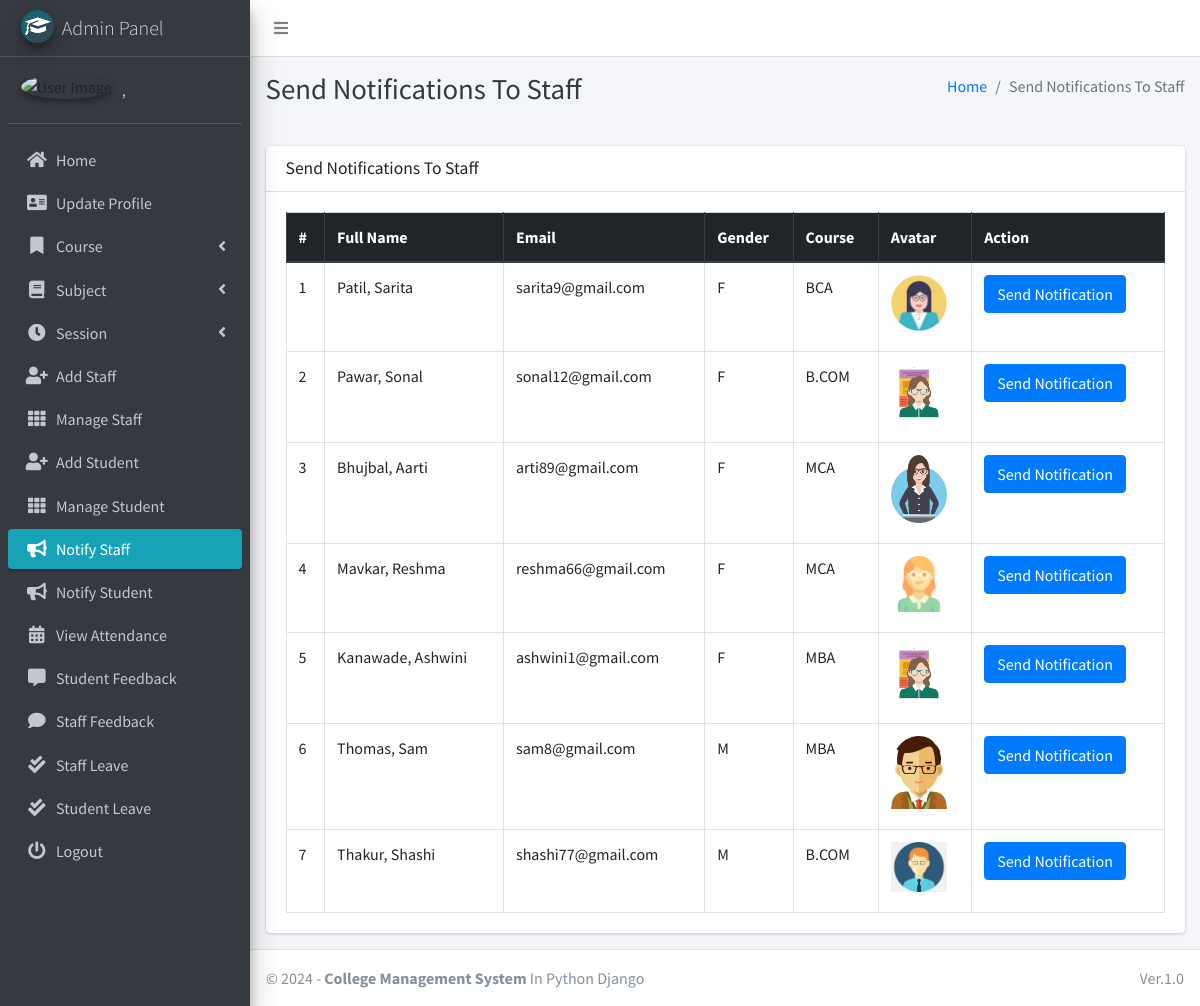
The page /admin_notify_staff (signed in) on the database its author committed.
### main_app/models.py (models this page shows, shortened)
class CustomUser(AbstractUser):
    USER_TYPE = ((1, "HOD"), (2, "Staff"), (3, "Student"))
    GENDER = [("M", "Male"), ("F", "Female")]
    username = None  # Removed username, using email instead
    email = models.EmailField(unique=True)
    user_type = models.CharField(default=1, choices=USER_TYPE, max_length=1)
    gender = models.CharField(max_length=1, choices=GENDER)
    profile_pic = models.ImageField()
    address = models.TextField()
    fcm_token = models.TextField(default="")  # For firebase notifications
    created_at = models.DateTimeField(auto_now_add=True)
    updated_at = models.DateTimeField(auto_now=True)
    USERNAME_FIELD = "email"
    REQUIRED_FIELDS = []
    objects = CustomUserManager()
    def __str__(self):
        return self.last_name + ", " + self.first_name

class Staff(models.Model):
    course = models.ForeignKey(Course, on_delete=models.DO_NOTHING, null=True, blank=False)
    admin = models.OneToOneField(CustomUser, on_delete=models.CASCADE)

class Course(models.Model):
    name = models.CharField(max_length=120)
    created_at = models.DateTimeField(auto_now_add=True)
    updated_at = models.DateTimeField(auto_now=True)

### main_app/hod_views.py (the view)
# urls.py: path("admin_notify_staff", hod_views.admin_notify_staff,
def admin_notify_staff(request):
    staff = CustomUser.objects.filter(user_type=2)
    context = {
        'page_title': "Send Notifications To Staff",
        'allStaff': staff
    }
    return render(request, "hod_template/staff_notification.html", context)

### main_app/templates/hod_template/staff_notification.html (shortened to what this page needs)
{% extends 'main_app/base.html' %}
{% load static %}
{% block page_title %}{{page_title}}{% endblock page_title %}
{% block content %}
<section class="content">
    <div class="container-fluid">
        <div class="row">
            <div class="col-md-12">
                <div class="card">
                    <div class="card-header">
                        <h3 class="card-title">{{page_title}}</h3>
                    </div>
                    <div class="card-body">
                        <table id="example2" class="table table-bordered table-hover">
                            <thead class="thead-dark">
                                <tr>
                                    <th>#</th>
                                    <th>Full Name</th>
                                    <th>Email</th>
                                    <th>Gender</th>
                                    <th>Course</th>
                                    <th>Avatar</th>
                                    <th>Action</th>
                                </tr>
                            </thead>
                            <tbody>
                                {% for staff in allStaff %}
                                <tr>
                                    <td>{{ forloop.counter }}</td>
                                    <td>{{staff.last_name}}, {{staff.first_name}}</td>
                                    <td>{{staff.email}}</td>
                                    <td>{{staff.gender}}</td>
                                    <td>{{staff.staff.course.name}}</td>
                                    <td>
                                        {% if staff.profile_pic == ""  %}
                                        No Image
                                        {% else %}
                                        <img class="img img-fluid mb-2" height="56" width="56"
                                            src="{{staff.profile_pic}}" alt="">
                                        {% endif %}
                                    </td>
                                    <td><button data-toggle = "modal" data-target = "#myModal"class="btn btn-primary show_notification" value="{{staff.id}}">Send Notification</button>
                                    </td>
                                </tr>
                                {% endfor %}
                            </tbody>
                        </table>
                    </div>
                </div>
            </div>
        </div>
    </div>
</section>
{% endblock content %}

### main_app/templates/main_app/base.html (shortened to what this page needs)
{% load static %}
<!DOCTYPE html>
<html>
<head>
    <link rel="stylesheet" href="{% static 'plugins/fontawesome-free/css/all.min.css'%} ">
    <link rel="stylesheet" href="https://code.ionicframework.com/ionicons/2.0.1/css/ionicons.min.css">
    <link rel="stylesheet"
        href="{% static 'plugins/tempusdominus-bootstrap-4/css/tempusdominus-bootstrap-4.min.css'%} ">
    <link rel="stylesheet" href="{% static 'plugins/icheck-bootstrap/icheck-bootstrap.min.css'%} ">
    <link rel="stylesheet" href="{% static 'dist/css/adminlte.min.css'%} ">
    <link rel="stylesheet" href="{% static 'plugins/overlayScrollbars/css/OverlayScrollbars.min.css'%} ">
    <link rel="stylesheet" href="{% static 'plugins/daterangepicker/daterangepicker.css'%} ">
</head>
<body class="hold-transition sidebar-mini layout-fixed">
    <div class="wrapper">
        <nav class="main-header navbar navbar-expand navbar-white navbar-light">
            <ul class="navbar-nav">
                <li class="nav-item">
                    <a class="nav-link" data-widget="pushmenu" href="#"><i class="fas fa-bars"></i></a>
                </li>
            </ul>
        </nav>
        {% include "main_app/sidebar_template.html" with user=user %}
        <div class="content-wrapper">
            <div class="content-header">
                <div class="container-fluid">
                    <div class="row mb-2">
                        <div class="col-sm-6">
                            <h1 class="m-0 text-dark">{% block page_title %}{% endblock page_title %}</h1>
                        </div>
                        <div class="col-sm-6">
                            <ol class="breadcrumb float-sm-right">
                                <li class="breadcrumb-item"><a href="#">Home</a></li>
                                <li class="breadcrumb-item active">{{ page_title }}</li>
                            </ol>
                        </div>
                    </div>
                </div>
            </div>
<section class="content">
    <div class="container-fluid">
        <div class="row">
            <div class="col-md-12">
            </div></div></div></section>
            {% block content %}
            {% endblock content %}
        </div>
        {% include "main_app/footer.html" %}
    </div>
</body>
</html>

### main_app/templates/main_app/sidebar_template.html (shortened to what this page needs)
{% load static %}
<aside class="main-sidebar sidebar-dark-info elevation-4">
    {% if request.user.user_type == '1' %}
    <a href="{% url 'admin_home' %}" class="brand-link">
        <img src="{% static 'dist/img/cmsl.png' %} " alt="AdminLTE Logo"
            class="brand-image img-circle elevation-3" >
        <span class="brand-text font-weight-light">Admin Panel</span>
    </a>
    <div class="sidebar">
        <div class="user-panel mt-3 pb-3 mb-3 d-flex">
            <div class="image">
                <img src="{{ request.user.profile_pic}}" class="img-circle elevation-2" alt="User Image">
            </div>
            <div class="info">
                <a href="#" class="d-block">{{user}}</a>
            </div>
        </div>
        <nav class="mt-2">
            <ul class="nav nav-pills nav-sidebar flex-column" data-widget="treeview" role="menu" data-accordion="false">
                <li class="nav-item">
                    {% url 'admin_home' as admin_home %}
                    <a href="{{admin_home}}" class="nav-link {% if admin_home == request.path %} active {% endif %}">
                        <i class="nav-icon fas fa-home"></i>
                        <p>
                            Home
                        </p>
                    </a>
                </li>
                <li class="nav-item">
                    {% url 'admin_view_profile' as admin_view_profile %}
                    <a href="{{admin_view_profile}}"
                        class="nav-link {% if admin_view_profile == request.path %} active {% endif %}">
                        <i class="nav-icon fas fa-address-card"></i>
                        <p>
                            Update Profile
                        </p>
                    </a>
                </li>
                <li class="nav-item has-treeview">
                    <a href="#" class="nav-link">
                        <i class="nav-icon fas fa-bookmark"></i>
                        <p>
                            Course
                            <i class="fas fa-angle-left right"></i>
                        </p>
                    </a>
                </li>
                <li class="nav-item has-treeview">
                    <a href="#" class="nav-link">
                        <i class="nav-icon fas fa-book"></i>
                        <p>
                            Subject
                            <i class="fas fa-angle-left right"></i>
                        </p>
                    </a>
                </li>
                <li class="nav-item has-treeview">
                    <a href="#" class="nav-link">
                        <i class="nav-icon fas fa-clock"></i>
                        <p>
                            Session
                            <i class="fas fa-angle-left right"></i>
                        </p>
                    </a>
                </li>
                <li class="nav-item">
                    {% url 'add_staff' as add_staff %}
                    <a href="{{add_staff}}" class="nav-link {% if add_staff == request.path %} active {% endif %}">
                        <i class="nav-icon fas fa-user-plus"></i>
                        <p>
                            Add Staff
                        </p>
                    </a>
                </li>
                <li class="nav-item">
                    {% url 'manage_staff' as manage_staff %}
                    {% url 'edit_staff' staff_id as edit_staff %}
                    <a href="{{manage_staff}}"
                        class="nav-link {% if manage_staff == request.path or request.path == edit_staff %} active {% endif %}">
                        <i class="nav-icon fas fa-th"></i>
                        <p>
                            Manage Staff
                        </p>
                    </a>
                </li>
                <li class="nav-item">
                    {% url 'add_student' as add_student%}
                    <a href="{{add_student}}" class="nav-link  {% if add_student == request.path %} active {% endif %}">
                        <i class="nav-icon fas fa-user-plus"></i>
                        <p>
                            Add Student
                        </p>
                    </a>
                </li>
                <li class="nav-item">
                    {% url 'manage_student' as manage_student %}
                    {% url 'edit_student' student_id as edit_student %}
                    <a href="{{manage_student}}"
                        class="nav-link  {% if edit_student == request.path or manage_student == request.path %} active {% endif %}">
                        <i class="nav-icon fas fa-th"></i>
                        <p>
                            Manage Student
                        </p>
                    </a>
                </li>
                <li class="nav-item">
                    {% url 'admin_notify_staff' as admin_notify_staff %}
                    <a href="{{admin_notify_staff}}"
                        class="nav-link {% if admin_notify_staff == request.path %} active {% endif %}">
                        <i class="nav-icon fas fa-bullhorn"></i>
                        <p>
                            Notify Staff
                        </p>
                    </a>
                </li>
                <li class="nav-item">
                    {% url 'admin_notify_student' as admin_notify_student %}
                    <a href="{{admin_notify_student}}"
                        class="nav-link {% if admin_notify_student == request.path %} active {% endif %}">
                        <i class="nav-icon fas fa-bullhorn"></i>
                        <p>
                            Notify Student
                        </p>
                    </a>
                </li>
                <li class="nav-item">
                    {% url 'admin_view_attendance' as admin_view_attendance %}
                <li class="nav-item">
                    <a href="{{admin_view_attendance}}"
                        class="nav-link  {% if admin_view_attendance == request.path %} active {% endif %}">
                        <i class="nav-icon fas fa-calendar-alt"></i>
                        <p>
                            View Attendance
                        </p>
                    </a>
                </li>
                <li class="nav-item">
                    {% url 'student_feedback_message' as student_feedback_message %}
                    <a href="{{ student_feedback_message }}"
                        class="nav-link  {% if student_feedback_message == request.path %} active {% endif %}">
                        <i class="nav-icon fas fa-comment-alt"></i>
                        <p>
                            Student Feedback
                        </p>
                    </a>
                </li>
                <li class="nav-item">
                    {% url 'staff_feedback_message' as staff_feedback_message %}
                    <a href="{{staff_feedback_message}}"
                        class="nav-link   {% if staff_feedback_message == request.path %} active {% endif %}">
                        <i class="nav-icon fas fa-comment"></i>
                        <p>
                            Staff Feedback
                        </p>
                    </a>
                </li>
                <li class="nav-item">
                    {% url 'view_staff_leave' as view_staff_leave %}
                    <a href="{{view_staff_leave}}"
                        class="nav-link  {% if view_staff_leave == request.path %} active {% endif %}">
                        <i class="nav-icon fas fa-check-double"></i>
                        <p>
                            Staff Leave
                        </p>
                    </a>
                </li>
                <li class="nav-item">
                    {% url 'view_student_leave' as view_student_leave %}
                    <a href="{% url 'view_student_leave' %}"
                        class="nav-link  {% if view_student_leave == request.path %} active {% endif %}">
                        <i class="nav-icon fas fa-check-double"></i>
                        <p>
                            Student Leave
                        </p>
                    </a>
                </li>
                                        {% endif %}
                                        <li class="nav-item">
                                            <a href="{% url 'user_logout' %}"
                                                onclick="return confirm('Your session would be terminated.\n\nProceed?')"
                                                class="nav-link">
                                                <i class="nav-icon fas fa-power-off"></i>
                                                <p>
                                                    Logout
                                                </p>
                                            </a>
                                        </li>
                                    </ul>
                                </nav>
                            </div>
</aside>

### main_app/templates/main_app/footer.html
<footer class="main-footer">
    &copy; {% now "Y" %} - <strong>College Management System</strong>
    In Python Django
    <div class="float-right d-none d-sm-inline-block">
       Ver.1.0
    </div>
</footer>

### rows shown on the page
CustomUser: last_name+first_name ","
CustomUser: last_name "Patil", first_name "Sarita", email "sarita9@gmail.com", gender "F", staff.course.name "BCA", profile_pic (picture)
CustomUser: last_name "Pawar", first_name "Sonal", email "sonal12@gmail.com", gender "F", staff.course.name "B.COM", profile_pic (picture)
CustomUser: last_name "Bhujbal", first_name "Aarti", email "arti89@gmail.com", gender "F", staff.course.name "MCA", profile_pic (picture)
CustomUser: last_name "Mavkar", first_name "Reshma", email "reshma66@gmail.com", gender "F", staff.course.name "MCA", profile_pic (picture)
CustomUser: last_name "Kanawade", first_name "Ashwini", email "ashwini1@gmail.com", gender "F", staff.course.name "MBA", profile_pic (picture)
CustomUser: last_name "Thomas", first_name "Sam", email "sam8@gmail.com", gender "M", staff.course.name "MBA", profile_pic (picture)
CustomUser: last_name "Thakur", first_name "Shashi", email "shashi77@gmail.com", gender "M", staff.course.name "B.COM", profile_pic (picture)

### other values the page prints
{{ page_title }} "Send Notifications To Staff"
